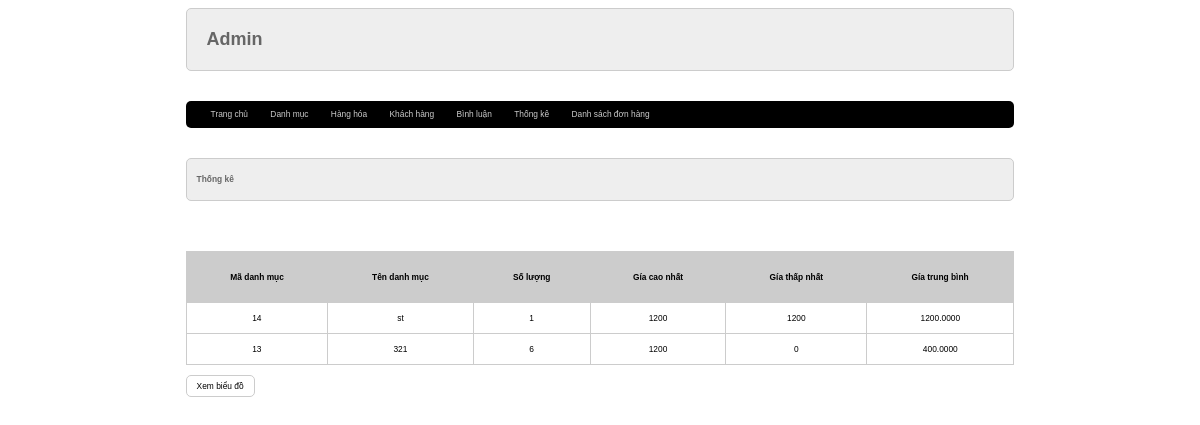
The page /admin/index.php?act=thongke on the database its author committed.
### tables this page shows
CREATE TABLE `danhmuc` (
  `id` int(11) NOT NULL,
  `tendanhmuc` varchar(255) NOT NULL
);

### model/pdo.php (called while the page is built, shortened)
<?php
function pdo_get_connection(){
    $dburl = "mysql:host=localhost;dbname=firstproject;charset=utf8";
    $username = 'root';
    $password = '';
    $conn = new PDO($dburl, $username, $password);
    $conn->setAttribute(PDO::ATTR_ERRMODE, PDO::ERRMODE_EXCEPTION);
    return $conn;
}
function pdo_query($sql){
    $sql_args = array_slice(func_get_args(), 1);
    try{
        $conn = pdo_get_connection();
        $stmt = $conn->prepare($sql);
        $stmt->execute($sql_args);
        $rows = $stmt->fetchAll();
        return $rows;
    }
    catch(PDOException $e){
        throw $e;
    }
    finally{
        unset($conn);
    }
}

### model/cart.php (called while the page is built, shortened)
<?php
function loadall_thongke(){
    $sql = "SELECT danhmuc.id as madm, danhmuc.tendanhmuc as tendm, count(sanpham.id) as countsp, min(sanpham.price) as minprice, max(sanpham.price) as maxprice, avg(sanpham.price) as avgprice";
    $sql .= " FROM sanpham LEFT JOIN danhmuc ON danhmuc.id=sanpham.iddm WHERE 1";
    $sql .= " GROUP BY danhmuc.id ORDER BY danhmuc.id DESC";
    $listtk = pdo_query($sql);
    return $listtk;
}

### admin/thongke/list.php (the view)
<div class="row">
    <div class="row formtitle mb">
        <h1>Thống kê</h1>
    </div>
    <div class="row formcontent">
        <div class="row mb10 formdsloai">
            <table>
                <tr>
                    <th>Mã danh mục</th>
                    <th>Tên danh mục</th>
                    <th>Số lượng</th>
                    <th>Gía cao nhất</th>
                    <th>Gía thấp nhất</th>
                    <th>Gía trung bình</th>
                </tr>
                <?php
                foreach ($listthongke as $tk) {
                    extract($tk);
                    echo'
                            <tr>
                                <td>'.$madm.'</td>
                                <td>'.$tendm.'</td>
                                <td>'.$countsp.'</td>
                                <td>'.$maxprice.'</td>
                                <td>'.$minprice.'</td>
                                <td>'.$avgprice.'</td>
                            </tr>
                                ';
                }
                ?>
            </table>
        </div>
        <div class="row mb10">
            <a href="index.php?act=bieudo"><input type="button" value="Xem biểu đồ"></a>
        </div>
    </div>
</div>

### style.css (style rules this page uses)
* { box-sizing: border-box; font-family: sans-serif; font-size: 0.7vw; }
.row { float: left; width: 100%; }
.mb { margin-bottom: 30px; }
.mb10 { margin-bottom: 10px; }
.formtaikhoan input[type="submit"], .formcontent input[type="submit"], .formcontent input[type="reset"], .formcontent input[type="button"] { border-radius: 5px; padding: 5px 10px; background-color: white; border: 1px #ccc solid; }
.formtitle { background-color: #eee; border: 1px solid #ccc; color: #666; border-radius: 5px; padding: 10px; }
.formcontent { padding: 20px 0px; }
.formdsloai table { width: 100%; border-collapse: collapse; border: 1px solid #ccc; text-align: center; }
.formdsloai th { padding: 20px; background-color: #ccc; }
.formdsloai td { padding: 10px 20px; border: 1px solid #ccc; }

### rows shown on the page
danhmuc: id "14", tendanhmuc "st", countsp "1", maxprice "1200", minprice "1200", avgprice "1200.0000"
danhmuc: id "13", tendanhmuc "321", countsp "6", maxprice "1200", minprice "0", avgprice "400.0000"
